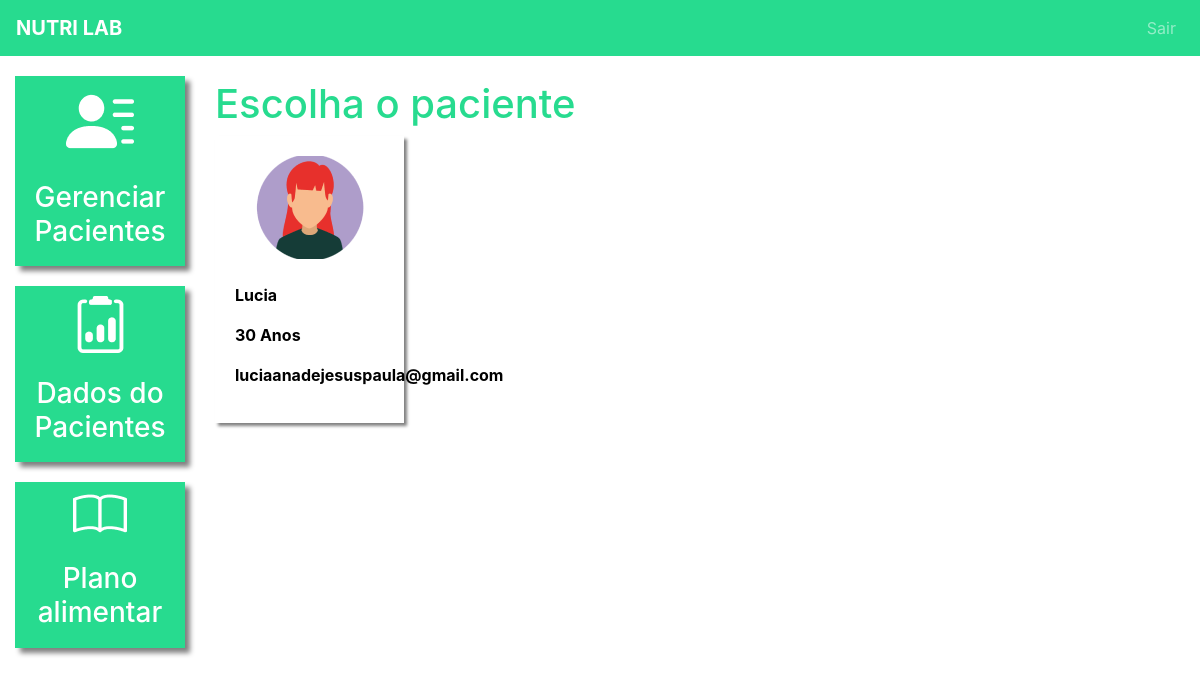
Page /dados_paciente/ (signed in) on the committed database.
### plataforma/models.py (models this page shows, shortened)
class Pacientes(models.Model):
    choices_sexo = (('F', 'Feminino'),
                    ('M', 'Masculino'))
    nome = models.CharField(max_length=50)
    sexo = models.CharField(max_length=1, choices=choices_sexo)
    idade = models.IntegerField(max_length=100)
    email = models.EmailField()
    telefone = models.CharField(max_length=19)
    nutri = models.ForeignKey(User, on_delete=models.CASCADE)

### plataforma/views.py (the view)
# urls.py: path('dados_paciente/', views.dados_paciente_listar, name="dados_paciente_listar"),
@login_required(login_url='/auth/logar/')
def dados_paciente_listar(request):
    if request.method == "GET":
        pacientes = Pacientes.objects.filter(nutri=request.user)
        return render(request, 'dados_paciente_listar.html', {'pacientes': pacientes})

### plataforma/templates/dados_paciente_listar.html (shortened to what this page needs)
{% extends 'base_plataforma.html' %} {% load static %} {% block 'plataforma' %}
<br />
<h1 class="titulo">Escolha o paciente</h1>
<div class="row">
  {% for paciente in pacientes%}
  <div class="col-md-4">
    <a href="{% url 'dados_paciente' paciente.id %}" class="link-hover">
      <div class="card-paciente">
        <div class="foto-perfil">
          {% if paciente.sexo == "M"%}
          <img src="{% static 'plataforma/img/perfil2.png' %}" />
          {% else %}
          <img src="{% static 'plataforma/img/perfil1.png' %}" />
          {% endif %}
        </div>
        <br />
        <p class="dados">{{paciente.nome}}</p>
        <p class="dados">{{paciente.idade}} Anos</p>
        <p class="dados">{{paciente.email}}</p>
      </div>
    </a>
  </div>
  {% endfor %}
</div>
{% endblock%}

### templates/static/plataforma/css/css.css (style rules this page uses)
.titulo { color: #27DB8F; }
.card-paciente { background-color: #ffffff; width: 80%; box-shadow: 3px 3px 3px gray; padding: 20px; color: black; }
.foto-perfil { text-align: center; }
.dados { font-weight: bold; }

### templates/base_plataforma.html (style rules this page uses)
.card-paciente { width: 80%; box-shadow: 3px 3px 3px gray; padding: 20px; color: black; }

### rows in the picture
Pacientes: nome "Lucia", idade "30", email "luciaanadejesuspaula@gmail.com"
